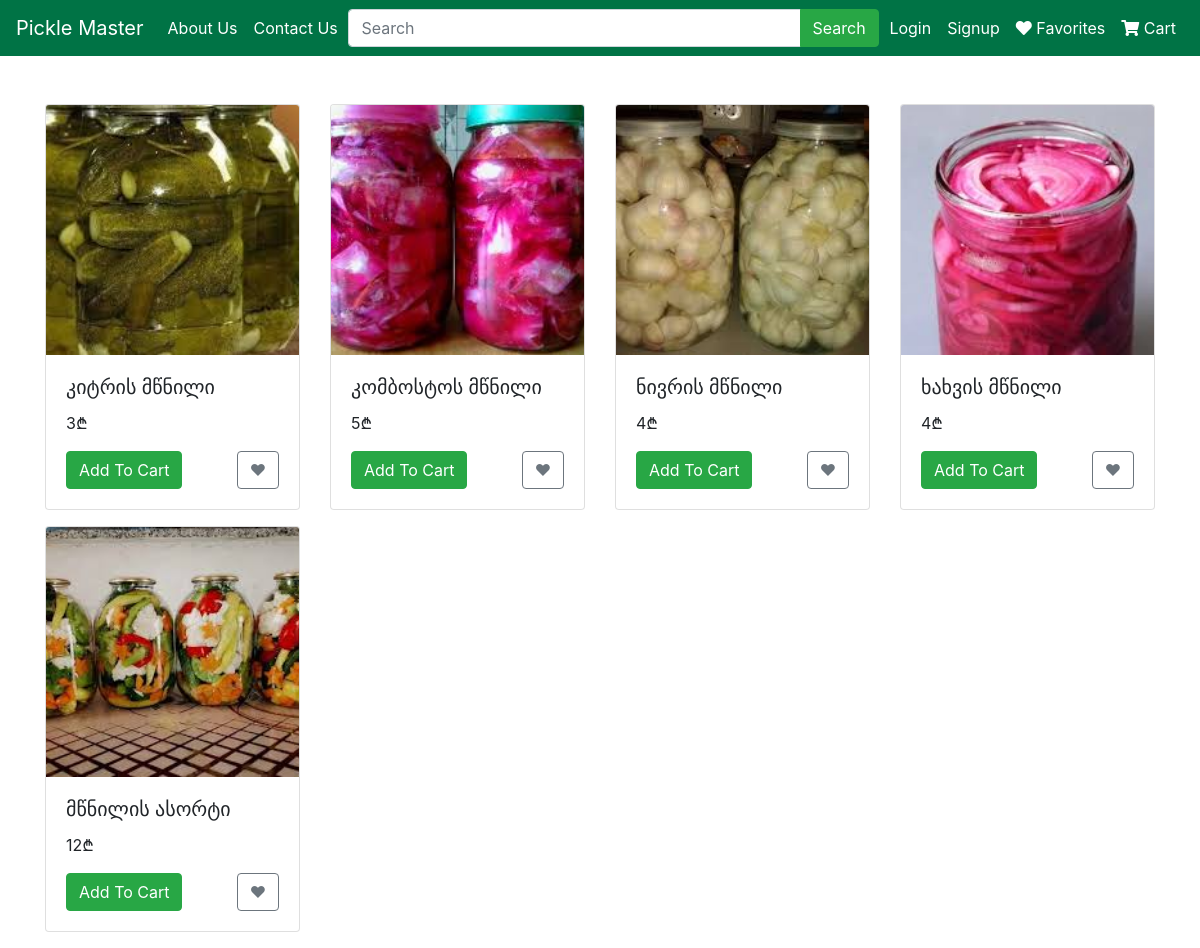
The page / on the database its author committed.
### models/Product.py (models this page shows)
class Product(db.Model):
    __tablename__ = "products"
    id = db.Column(db.Integer(), primary_key=True)
    name = db.Column(db.String(), nullable=False)
    price = db.Column(db.Integer(), nullable=False)
    image = db.Column(db.String())
    cart = db.relationship('Cart', back_populates='product')

### routes.py (the view, shortened to what this page needs)
@app.route("/", methods=['GET', 'POST'])
def home():
    search_form = SearchForm()
    product_form = ProductForm()
    if search_form.validate_on_submit():
        search_query = search_form.searchBar.data
        products = Product.query.filter(Product.name.ilike(f"%{search_query}%")).all()
    else:
        products = Product.query.all()
    return render_template("home.html", products=products, search_form=search_form, product_form=product_form)

### forms/SearchForm.py
class SearchForm(FlaskForm):
    searchBar = StringField('Search bar')
    searchButton = SubmitField('Search')

### forms/ProductForm.py
class ProductForm(FlaskForm):
    productId = StringField()
    addToCart = SubmitField('Add to cart')
    favorite = SubmitField('❤')

### templates/home.html (shortened to what this page needs)
{% extends "base.html" %}
{% block body %}
<div class="container mt-5">
    <div class="row">
        {% for product in products %}
        {% include "fragments/product_card.html" %}
        {% endfor %}
    </div>
</div>
{% endblock %}

### templates/base.html (shortened to what this page needs)
<!DOCTYPE html>
<html lang="en">
<head>
    <link href="https://maxcdn.bootstrapcdn.com/bootstrap/4.5.2/css/bootstrap.min.css" rel="stylesheet">
    <link href="https://cdnjs.cloudflare.com/ajax/libs/font-awesome/5.15.4/css/all.min.css" rel="stylesheet">
</head>
<body>
{% include "fragments/navbar.html" %}
{% block body %}
{% endblock %}
</body>
</html>

### templates/fragments/navbar.html (shortened to what this page needs)
<nav class="navbar navbar-expand-lg navbar-dark custom-navbar">
    <a class="navbar-brand" href="/">Pickle Master</a>
    <div class="collapse navbar-collapse" id="navbarNav">
        <ul class="navbar-nav mr-auto">
            <li class="nav-item">
                <a class="nav-link" href="#">About Us</a>
            </li>
            <li class="nav-item">
                <a class="nav-link" href="#">Contact Us</a>
            </li>
        </ul>
        <form class="form-inline my-2 my-lg-0 mx-auto" method="post" enctype="multipart/form-data">
            <div class="input-group">
                {{ search_form.searchBar(class="form-control", placeholder="Search") }}
                <div class="input-group-append">
                    {{ search_form.searchButton(class="btn btn-success", type="submit") }}
                </div>
            </div>
        </form>
        <ul class="navbar-nav ml-auto">
             {% if current_user.is_authenticated %}
                {% if current_user.role == 'Admin' %}
                    <li class="nav-item">
                        <a class="nav-link" href="/addProduct">Add Product</a>
                    </li>
                    <li class="nav-item">
                        <a class="nav-link" href="#">Delete Product</a>
                    </li>
                {% else %}
                    <li class="nav-item">
                        <a class="nav-link" href="/addProduct">Add Product</a>
                    </li>
                {% endif %}
                <li class="nav-item">
                    <a class="nav-link" href="/logout">Logout</a>
                </li>
            {% else %}
                <li class="nav-item">
                    <a class="nav-link" href="/login">Login</a>
                </li>
                <li class="nav-item">
                    <a class="nav-link" href="/signup">Signup</a>
                </li>
            {% endif %}
            <li class="nav-item">
                <a class="nav-link" href="#">
                    <i class="fas fa-heart"></i> Favorites
                </a>
            </li>
            <li class="nav-item">
                <a class="nav-link" href="/cart">
                    <i class="fas fa-shopping-cart"></i> Cart
                </a>
            </li>
        </ul>
    </div>
</nav>

### templates/fragments/product_card.html (shortened to what this page needs)
<div class="col-md-3 mb-3">
    <div class="card card-custom">
        <img src="static/images/{{ product.image }}" class="card-img-top" alt="Product Image">
        <div class="card-body">
            <h5 class="card-title">{{ product.name }}</h5>
            <p class="card-text">{{ product.price }}₾</p>
            <form method="post" enctype="multipart/form-data">
                <div class="d-flex justify-content-between">
                    {% if current_user.is_authenticated %}
                        {{ product_form.addToCart(class="btn btn-success") }}
                    {% else %}
                        <a class="btn btn-success" href="/login">Add To Cart</a>
                    {% endif %}
                    {{ product_form.favorite(class="btn btn-outline-secondary") }}
                </div>
            </form>
        </div>
    </div>
</div>

### templates/fragments/navbar.html (style rules this page uses)
.custom-navbar { background-color: #007345 !important; }
.custom-navbar .nav-link, .custom-navbar .navbar-brand { color: #ffffff !important; }
.custom-navbar .nav-link { border-radius: 5px; transition: background-color 0.3s ease; }
.custom-navbar .form-inline { justify-content: center; }
.custom-navbar .form-inline { flex-grow: 1; }
.custom-navbar .input-group { width: 99%; }

### templates/home.html (style rules this page uses)
.card-custom .card-img-top { height: 250px; object-fit: cover; }

### rows shown on the page
Product: image (picture), name "კიტრის მწნილი", price "3"
Product: image (picture), name "კომბოსტოს მწნილი", price "5"
Product: image (picture), name "ნივრის მწნილი", price "4"
Product: image (picture), name "ხახვის მწნილი", price "4"
Product: image (picture), name "მწნილის ასორტი", price "12"
